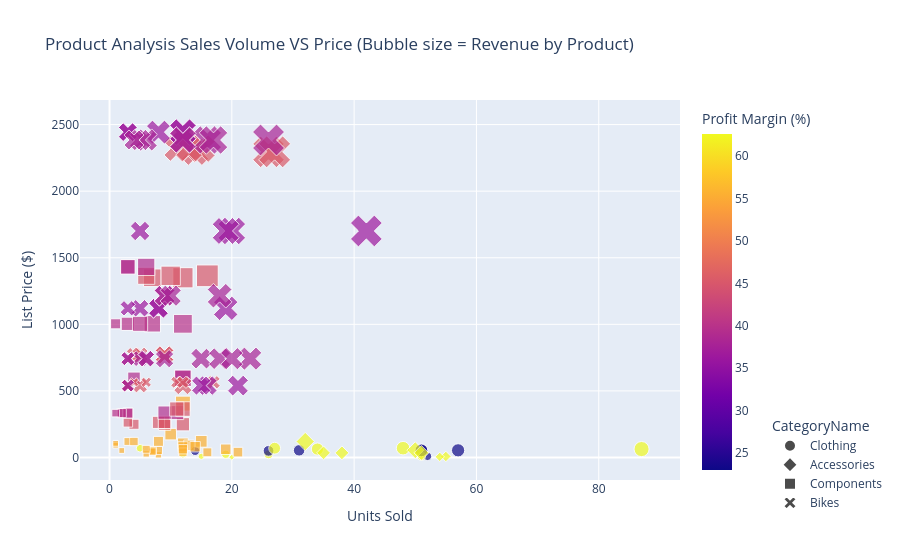

The code cell stored with this chart in its notebook:
### Markdown cell above
## VISUALIZATION RATIONALE

A bubble plot will help in visualizing all 4 mentioned variables and spot any relationship which may exist between them. It is a nice, clean way for visualizing the summary of analysis discussed previously. Furthermore, as discussed earlier that there were some products with relatively low profit margin % and low sales volume but ended up as high performing premium product; this visual will highlight those clearly

### Code cell
fig=px.scatter(
    df,
    x="UnitsSold",
    y="Price",
    size=np.sqrt(df["RevenueByProduct"]),
    color="ProfitMargin",
    symbol="CategoryName",
    hover_name="ProductName",
    title="Product Analysis Sales Volume VS Price (Bubble size = Revenue by Product)",
    labels={
        "UnitsSold":"Units Sold",
        "Price":"List Price ($)",
        "ProfitMargin": "Profit Margin (%)"
    }
)

fig.update_layout(
    legend=dict(
        x=1.15,
        y=-0.1,
        xanchor="left"
)
)

fig.show()

### Figure 1 — Plotly figure (JSON) as saved in the notebook; plotly's stock layout.template omitted (floating-point values rounded to 4 significant figures)
{"data": [{"hovertemplate": "<b>%{hovertext}</b><br><br>CategoryName=Clothing<br>Units Sold=%{x}<br>List Price ($)=%{y}<br>size=%{marker.size}<br>Profit Margin (%)=%{marker.color}<extra></extra>", "hovertext": ["AWC Logo Cap", "Classic Vest, M", "Classic Vest, S", "Half-Finger Gloves, L", "Half-Finger Gloves, M", "Half-Finger Gloves, S", "Long-Sleeve Logo Jersey, L", "Long-Sleeve Logo Jersey, M", "Long-Sleeve Logo Jersey, XL", "Racing Socks, L", "Racing Socks, M", "Short-Sleeve Classic Jersey, L", "Short-Sleeve Classic Jersey, S", "Short-Sleeve Classic Jersey, XL", "Women's Mountain Shorts, L", "Women's Mountain Shorts, M", "Women's Mountain Shorts, S"], "legendgroup": "Clothing", "marker": {"color": [23.0, 62.6, 62.6, 62.6, 62.6, 62.6, 23.0, 23.0, 23.0, 62.6, 62.6, 23.0, 23.0, 23.0, 62.6, 62.6, 62.6], "coloraxis": "coloraxis", "size": [16.65, 35.99, 54.9, 16.71, 19.55, 13.28, 38.26, 27.93, 20.49, 16.26, 8.995, 39.58, 31.69, 42.23, 33.67, 14.49, 44.23], "sizemode": "area", "sizeref": 0.4821, "symbol": "circle"}, "mode": "markers", "name": "Clothing", "orientation": "v", "showlegend": true, "type": "scatter", "x": [52, 34, 87, 19, 26, 12, 51, 26, 14, 51, 15, 51, 31, 57, 27, 5, 48], "xaxis": "x", "y": [8.99, 63.5, 63.5, 24.49, 24.49, 24.49, 49.99, 49.99, 49.99, 8.99, 8.99, 53.99, 53.99, 53.99, 69.99, 69.99, 69.99], "yaxis": "y"}, {"hovertemplate": "<b>%{hovertext}</b><br><br>CategoryName=Accessories<br>Units Sold=%{x}<br>List Price ($)=%{y}<br>size=%{marker.size}<br>Profit Margin (%)=%{marker.color}<extra></extra>", "hovertext": ["Bike Wash - Dissolver", "Hitch Rack - 4-Bike", "Hydration Pack - 70 oz.", "Patch Kit/8 Patches", "Sport-100 Helmet, Black", "Sport-100 Helmet, Blue", "Sport-100 Helmet, Red", "Water Bottle - 30 oz."], "legendgroup": "Accessories", "marker": {"color": [62.6, 62.6, 62.6, 62.6, 62.6, 62.6, 62.6, 62.6], "coloraxis": "coloraxis", "size": [15.87, 48.0, 40.62, 5.242, 32.12, 27.52, 27.11, 12.58], "sizemode": "area", "sizeref": 0.4821, "symbol": "diamond"}, "mode": "markers", "name": "Accessories", "orientation": "v", "showlegend": true, "type": "scatter", "x": [55, 32, 50, 20, 51, 38, 35, 54], "xaxis": "x", "y": [7.95, 120.0, 54.99, 2.29, 34.99, 34.99, 34.99, 4.99], "yaxis": "y"}, {"hovertemplate": "<b>%{hovertext}</b><br><br>CategoryName=Components<br>Units Sold=%{x}<br>List Price ($)=%{y}<br>size=%{marker.size}<br>Profit Margin (%)=%{marker.color}<extra></extra>", "hovertext": ["Chain", "Front Brakes", "Front Derailleur", "HL Bottom Bracket", "HL Crankset", "HL Mountain Frame - Black, 38", "HL Mountain Frame - Black, 42", "HL Mountain Frame - Silver, 38", "HL Mountain Frame - Silver, 42", "HL Mountain Frame - Silver, 46", "HL Mountain Handlebars", "HL Mountain Pedal", "HL Mountain Seat/Saddle", "HL Road Frame - Black, 44", "HL Road Frame - Red, 44", "HL Road Frame - Red, 62", "HL Road Handlebars", "HL Road Pedal", "HL Road Seat/Saddle", "HL Touring Frame - Blue, 50", "HL Touring Frame - Blue, 54", "HL Touring Frame - Blue, 60", "HL Touring Frame - Yellow, 54", "HL Touring Frame - Yellow, 60", "HL Touring Handlebars", "HL Touring Seat/Saddle", "LL Bottom Bracket", "LL Crankset", "LL Mountain Frame - Black, 42", "LL Mountain Frame - Black, 44", "LL Mountain Frame - Black, 48", "LL Mountain Frame - Silver, 40", "LL Mountain Frame - Silver, 42", "LL Mountain Frame - Silver, 44", "LL Mountain Frame - Silver, 52", "LL Mountain Handlebars", "LL Mountain Pedal", "LL Mountain Seat/Saddle", "LL Road Frame - Black, 52", "LL Road Frame - Black, 58", "LL Road Pedal", "LL Touring Frame - Blue, 50", "LL Touring Frame - Blue, 54", "LL Touring Frame - Yellow, 44", "LL Touring Frame - Yellow, 50", "LL Touring Frame - Yellow, 62", "ML Mountain Frame-W - Silver, 40", "ML Mountain Frame-W - Silver, 42", "ML Mountain Handlebars", "ML Mountain Pedal", "ML Mountain Seat/Saddle", "ML Road Frame-W - Yellow, 38", "ML Road Frame-W - Yellow, 44", "ML Road Frame-W - Yellow, 48", "ML Road Pedal", "Rear Brakes", "Rear Derailleur"], "legendgroup": "Components", "marker": {"color": [55.6, 55.6, 55.6, 55.6, 55.6, 45.24, 45.24, 45.24, 45.24, 45.24, 55.6, 55.6, 55.6, 39.32, 39.32, 39.32, 55.6, 55.6, 55.6, 40.06, 40.06, 40.06, 40.06, 40.06, 55.6, 55.6, 55.6, 55.6, 45.24, 45.24, 45.24, 45.24, 45.24, 45.24, 45.24, 55.6, 55.6, 55.6, 39.32, 39.32, 55.6, 40.06, 40.06, 40.06, 40.06, 40.06, 45.24, 45.24, 55.6, 55.6, 55.6, 39.32, 39.32, 39.32, 55.6, 55.6, 55.6], "coloraxis": "coloraxis", "size": [9.857, 27.69, 26.71, 33.07, 54.0, 75.29, 98.58, 114.5, 70.09, 90.48, 14.71, 24.15, 14.87, 71.79, 50.76, 50.76, 16.99, 26.08, 7.948, 24.54, 64.93, 42.51, 54.88, 85.02, 7.412, 15.9, 15.06, 32.45, 36.73, 42.41, 24.48, 37.76, 35.6, 37.76, 21.8, 13.68, 17.07, 9.881, 47.18, 42.67, 22.59, 20.0, 24.5, 24.5, 20.0, 14.14, 51.2, 49.02, 21.11, 14.95, 19.38, 37.78, 65.44, 65.44, 26.6, 7.994, 24.15], "sizemode": "area", "sizeref": 0.4821, "symbol": "square"}, "mode": "markers", "name": "Components", "orientation": "v", "showlegend": true, "type": "scatter", "x": [8, 12, 13, 15, 12, 7, 12, 16, 6, 10, 3, 12, 7, 6, 3, 3, 4, 14, 2, 1, 7, 3, 5, 12, 1, 8, 7, 10, 9, 12, 4, 9, 8, 9, 3, 7, 12, 6, 11, 9, 21, 2, 3, 3, 2, 1, 12, 11, 12, 6, 16, 4, 12, 12, 19, 1, 8], "xaxis": "x", "y": [20.24, 106.5, 91.49, 121.5, 405.0, 1350.0, 1350.0, 1364.0, 1364.0, 1364.0, 120.3, 80.99, 52.64, 1432.0, 1432.0, 1432.0, 120.3, 80.99, 52.64, 1004.0, 1004.0, 1004.0, 1004.0, 1004.0, 91.57, 52.64, 53.99, 175.5, 249.8, 249.8, 249.8, 264.1, 264.1, 264.1, 264.1, 44.54, 40.49, 27.12, 337.2, 337.2, 40.49, 333.4, 333.4, 333.4, 333.4, 333.4, 364.1, 364.1, 61.92, 62.09, 39.14, 594.8, 594.8, 594.8, 62.09, 106.5, 121.5], "yaxis": "y"}, {"hovertemplate": "<b>%{hovertext}</b><br><br>CategoryName=Bikes<br>Units Sold=%{x}<br>List Price ($)=%{y}<br>size=%{marker.size}<br>Profit Margin (%)=%{marker.color}<extra></extra>", "hovertext": ["Mountain-200 Black, 38", "Mountain-200 Black, 42", "Mountain-200 Black, 46", "Mountain-200 Silver, 38", "Mountain-200 Silver, 42", "Mountain-200 Silver, 46", "Mountain-400-W Silver, 38", "Mountain-400-W Silver, 40", "Mountain-400-W Silver, 42", "Mountain-400-W Silver, 46", "Mountain-500 Black, 40", "Mountain-500 Black, 42", "Mountain-500 Black, 44", "Mountain-500 Black, 48", "Mountain-500 Black, 52", "Mountain-500 Silver, 40", "Mountain-500 Silver, 42", "Mountain-500 Silver, 44", "Mountain-500 Silver, 48", "Mountain-500 Silver, 52", "Road-250 Black, 44", "Road-250 Black, 48", "Road-250 Black, 52", "Road-250 Black, 58", "Road-250 Red, 58", "Road-350-W Yellow, 40", "Road-350-W Yellow, 42", "Road-350-W Yellow, 44", "Road-350-W Yellow, 48", "Road-550-W Yellow, 38", "Road-550-W Yellow, 40", "Road-550-W Yellow, 42", "Road-550-W Yellow, 44", "Road-550-W Yellow, 48", "Road-750 Black, 44", "Road-750 Black, 48", "Road-750 Black, 52", "Road-750 Black, 58", "Touring-1000 Blue, 46", "Touring-1000 Blue, 50", "Touring-1000 Blue, 54", "Touring-1000 Blue, 60", "Touring-1000 Yellow, 46", "Touring-1000 Yellow, 50", "Touring-1000 Yellow, 54", "Touring-1000 Yellow, 60", "Touring-2000 Blue, 46", "Touring-2000 Blue, 50", "Touring-2000 Blue, 54", "Touring-2000 Blue, 60", "Touring-3000 Blue, 44", "Touring-3000 Blue, 50", "Touring-3000 Blue, 54", "Touring-3000 Blue, 58", "Touring-3000 Blue, 62", "Touring-3000 Yellow, 44", "Touring-3000 Yellow, 50", "Touring-3000 Yellow, 54", "Touring-3000 Yellow, 58", "Touring-3000 Yellow, 62"], "legendgroup": "Bikes", "marker": {"color": [45.45, 45.45, 45.45, 45.45, 45.45, 45.45, 45.45, 45.45, 45.45, 45.45, 45.45, 45.45, 45.45, 45.45, 45.45, 45.45, 45.45, 45.45, 45.45, 45.45, 36.36, 36.36, 36.36, 36.36, 36.36, 36.36, 36.36, 36.36, 36.36, 36.36, 36.36, 36.36, 36.36, 36.36, 36.36, 36.36, 36.36, 36.36, 37.84, 37.84, 37.84, 37.84, 37.84, 37.84, 37.84, 37.84, 37.84, 37.84, 37.84, 37.84, 37.84, 37.84, 37.84, 37.84, 37.84, 37.84, 37.84, 37.84, 37.84, 37.84], "coloraxis": "coloraxis", "size": [189.2, 192.8, 138.8, 123.7, 144.5, 134.5, 42.97, 64.46, 48.05, 64.46, 31.18, 31.18, 40.25, 62.35, 31.18, 27.31, 28.52, 16.47, 20.17, 33.95, 132.6, 132.6, 108.3, 66.32, 66.32, 142.9, 136.7, 71.44, 191.0, 113.0, 73.34, 57.98, 44.91, 73.34, 31.18, 82.49, 72.0, 69.71, 131.0, 151.3, 92.64, 192.9, 131.0, 84.57, 75.64, 153.0, 80.99, 80.99, 114.5, 85.38, 47.19, 101.2, 81.74, 51.7, 36.55, 89.54, 63.31, 51.7, 36.55, 93.01], "sizemode": "area", "sizeref": 0.4821, "symbol": "x"}, "mode": "markers", "name": "Bikes", "orientation": "v", "showlegend": true, "type": "scatter", "x": [26, 27, 14, 11, 15, 13, 4, 9, 5, 9, 3, 3, 5, 12, 3, 11, 12, 4, 6, 17, 12, 12, 8, 3, 3, 20, 19, 5, 42, 19, 8, 5, 3, 8, 3, 21, 16, 15, 12, 16, 6, 26, 12, 5, 4, 17, 9, 9, 18, 10, 5, 23, 15, 6, 3, 18, 9, 6, 3, 20], "xaxis": "x", "y": [2295.0, 2295.0, 2295.0, 2320.0, 2320.0, 2320.0, 769.5, 769.5, 769.5, 769.5, 540.0, 540.0, 540.0, 540.0, 540.0, 565.0, 565.0, 565.0, 565.0, 565.0, 2443.0, 2443.0, 2443.0, 2443.0, 2443.0, 1701.0, 1701.0, 1701.0, 1701.0, 1120.0, 1120.0, 1120.0, 1120.0, 1120.0, 540.0, 540.0, 540.0, 540.0, 2384.0, 2384.0, 2384.0, 2384.0, 2384.0, 2384.0, 2384.0, 2384.0, 1215.0, 1215.0, 1215.0, 1215.0, 742.4, 742.4, 742.4, 742.4, 742.4, 742.4, 742.4, 742.4, 742.4, 742.4], "yaxis": "y"}], "layout": {"coloraxis": {"colorbar": {"title": {"text": "Profit Margin (%)"}}, "colorscale": [[0, "#0d0887"], [0.1111, "#46039f"], [0.2222, "#7201a8"], [0.3333, "#9c179e"], [0.4444, "#bd3786"], [0.5556, "#d8576b"], [0.6667, "#ed7953"], [0.7778, "#fb9f3a"], [0.8889, "#fdca26"], [1, "#f0f921"]]}, "legend": {"itemsizing": "constant", "title": {"text": "CategoryName"}, "tracegroupgap": 0, "x": 1.15, "xanchor": "left", "y": -0.1}, "title": {"text": "Product Analysis Sales Volume VS Price (Bubble size = Revenue by Product)"}, "xaxis": {"anchor": "y", "domain": [0, 1], "title": {"text": "Units Sold"}}, "yaxis": {"anchor": "x", "domain": [0, 1], "title": {"text": "List Price ($)"}}}}
